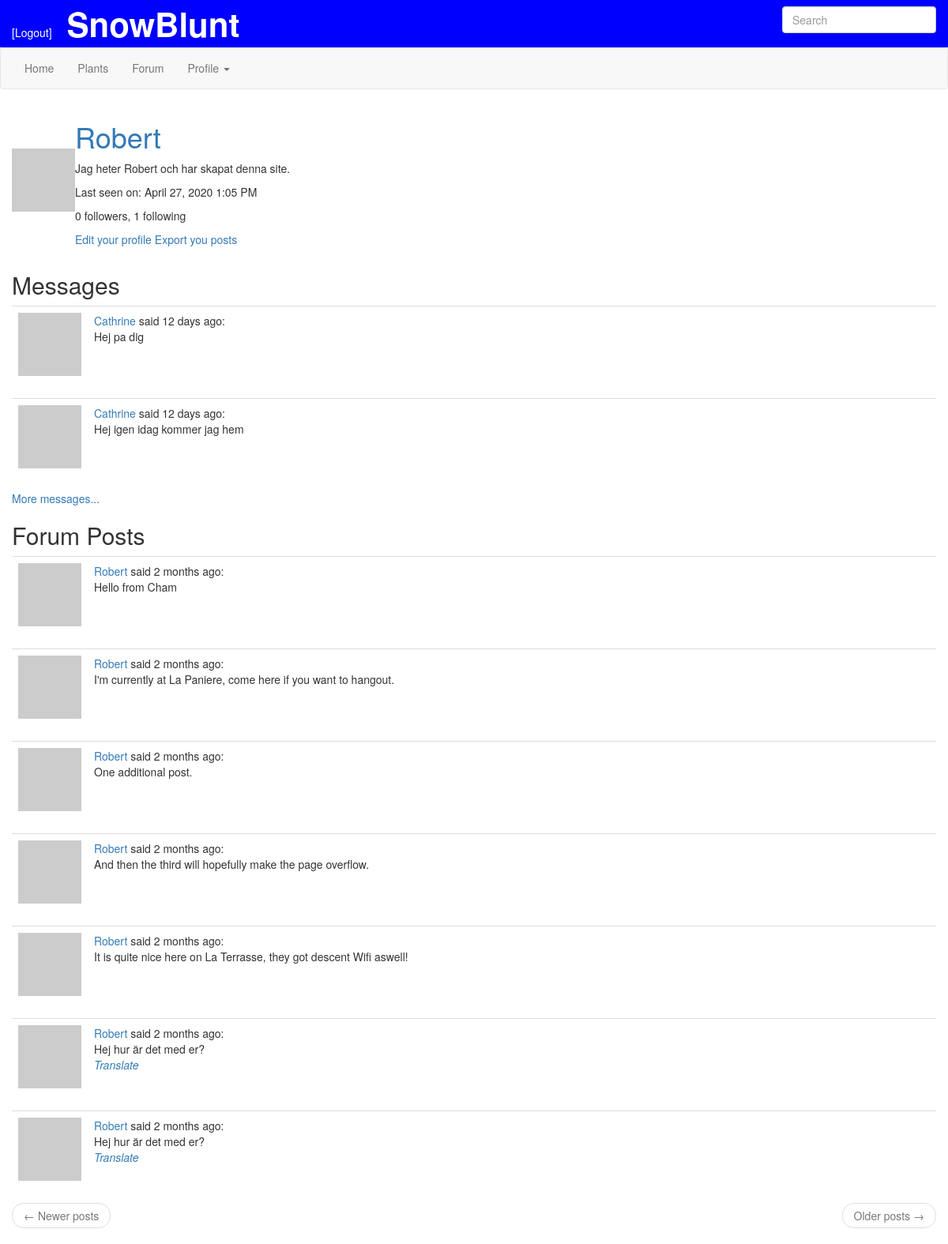
Page /user/Robert (signed in) on the earlier database version.
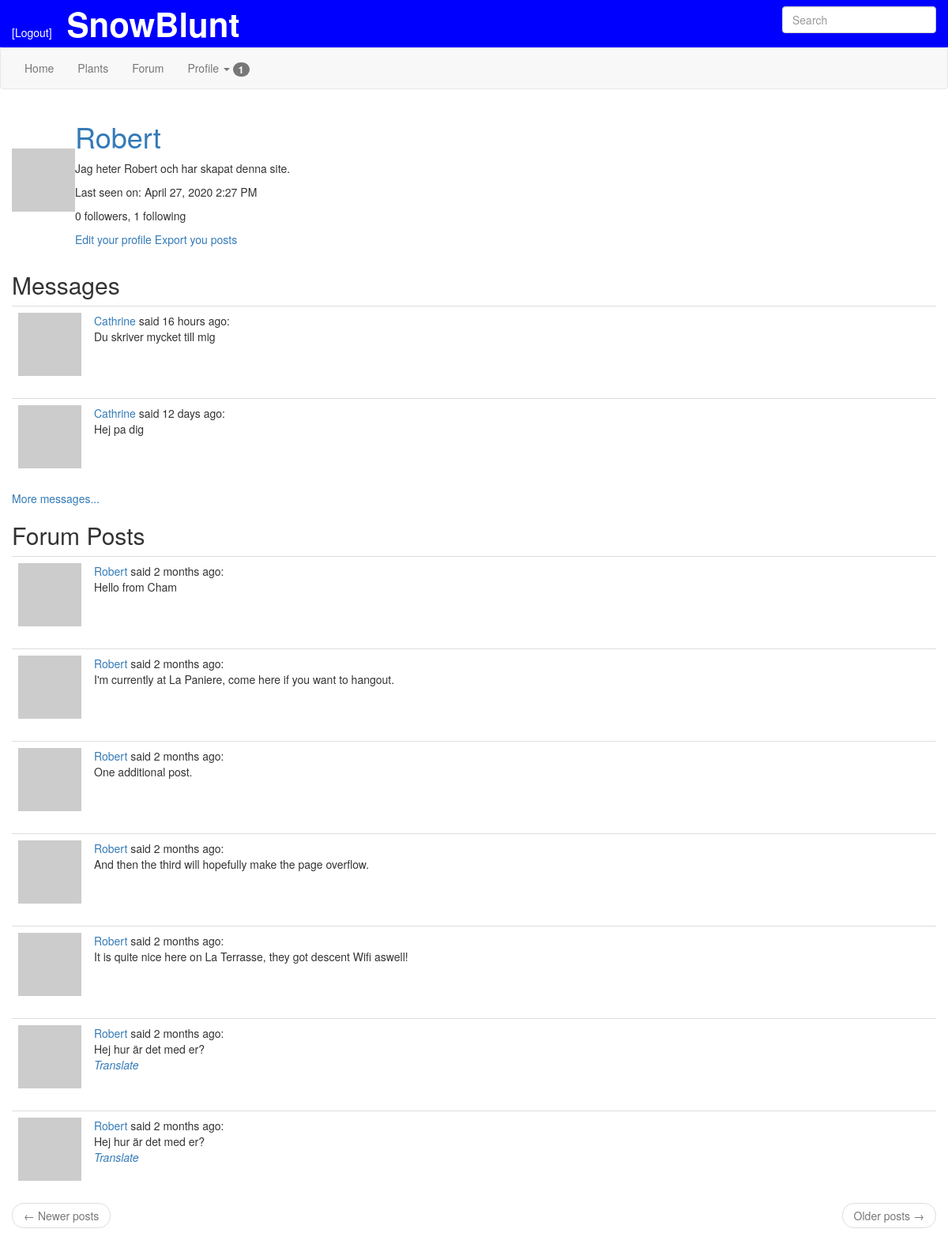
Same page on the later database version.
### app/models.py (models this page shows, shortened)
class PaginatedAPIMixin(object):
    @staticmethod
    def to_collection_dict(query, page, per_page, endpoint, **kwargs):
        resources = query.paginate(page, per_page, False)
        data = {
            'items': [item.to_dict() for item in resources.items],
            '_meta': {
                'page': page,
                'per_page': per_page,
                'total_page': resources.pages,
                'total_items': resources.total
            },
            '_links': {
                'self': url_for(endpoint, page=page, per_page=per_page,
                                **kwargs),
                'next': url_for(endpoint, page=page + 1, per_page=per_page,
                                **kwargs) if resources.has_next else None,
                'prev': url_for(endpoint, page=page - 1, per_page=per_page,
                                **kwargs) if resources.has_prev else None
            }
        }
        return data

class User(PaginatedAPIMixin, UserMixin, db.Model):
    id = db.Column(db.Integer, primary_key=True)
    username = db.Column(db.String(64), index=True, unique=True)
    email = db.Column(db.String(120), index=True, unique=True)
    password_hash = db.Column(db.String(128))
    posts = db.relationship('Post', backref='author', lazy='dynamic')
    about_me = db.Column(db.String(140))
    last_seen = db.Column(db.DateTime, default=datetime.utcnow)
    followed = db.relationship(
        'User', secondary=followers,
        primaryjoin=(followers.c.follower_id == id),
        secondaryjoin=(followers.c.followed_id == id),
        backref=db.backref('followers', lazy='dynamic'), lazy='dynamic')
    notifications = db.relationship('Notification', backref='user',
                                    lazy='dynamic')
    tasks = db.relationship('Task', backref='user', lazy='dynamic')
    messages_sent = db.relationship('Message',
                                    foreign_keys='Message.sender_id',
                                    backref='author', lazy='dynamic')
    messages_received = db.relationship('Message',
                                        foreign_keys='Message.recipient_id',
                                        backref='recipient', lazy='dynamic')
    last_message_read_time = db.Column(db.DateTime)
    token = db.Column(db.String(32), index=True, unique=True)
    token_expiration = db.Column(db.DateTime)
    def avatar(self, size):
        digest = md5(self.email.lower().encode('utf-8')).hexdigest()
        return 'https://www.gravatar.com/avatar/{}?d=identicon&s={}'.format(digest, size)
    def new_message(self):
        last_read_time = self.last_message_read_time or datetime(1900, 1, 1)
        return Message.query.filter_by(recipient=self).filter(
            Message.timestamp > last_read_time).count()
    def get_tasks_in_progress(self):
        return Task.query.filter_by(user=self, complete=False).all()
    def get_task_in_progress(self, name):
        return Task.query.filter_by(name=name, user=self,
                                    complete=False).first()

class Message(db.Model):
    id = db.Column(db.Integer, primary_key=True)
    sender_id = db.Column(db.Integer, db.ForeignKey('user.id'))
    recipient_id = db.Column(db.Integer, db.ForeignKey('user.id'))
    body = db.Column(db.String(140))
    timestamp = db.Column(db.DateTime, index=True, default=datetime.utcnow)

class SearchableMixin(object):
    @classmethod
    def before_commit(cls, session):
        session._changes = {
            'add': list(session.new),
            'update': list(session.dirty),
            'delete': list(session.deleted)
        }
    @classmethod
    def after_commit(cls, session):
        for obj in session._changes['add']:
            if isinstance(obj, SearchableMixin):
                add_to_index(obj.__tablename__, obj)
        for obj in session._changes['update']:
            if isinstance(obj, SearchableMixin):
                add_to_index(obj.__tablename__, obj)
        for obj in session._changes['delete']:
            if isinstance(obj, SearchableMixin):
                remove_from_index(obj.__tablename__, obj)
        session._changes = None

class Post(SearchableMixin, db.Model):
    __searchable__ = ['body']
    id = db.Column(db.Integer, primary_key=True)
    body = db.Column(db.String(140))
    timestamp = db.Column(db.DateTime, index=True, default=datetime.utcnow)
    user_id = db.Column(db.Integer, db.ForeignKey('user.id'))
    language = db.Column(db.String(5))

### app/main/routes.py (the view, shortened to what this page needs)
@bp.route('/user/<username>', methods=['GET', 'POST'])
@login_required
def user(username):
    user = User.query.filter_by(username=username).first_or_404()
    page = request.args.get('page', 1, type=int)
    if user == current_user:
        form = EditProfileForm(current_user.username)
        if form.validate_on_submit():
            current_user.username = form.username.data
            current_user.about_me = form.about_me.data
            db.session.commit()
            flash(_('Your changes have been saved.'))
            return redirect(url_for('main.user', username=username))
        elif request.method == 'GET':
            form.username.data = current_user.username
            form.about_me.data = current_user.about_me
    messages = current_user.messages_received \
        .order_by(Message.timestamp.desc()) \
        .limit(2)
    posts = current_user.posts.paginate(page,
                                        current_app.config['POSTS_PER_PAGE'],
                                        False)
    next_url = url_for('main.user', username=user.username, page=posts.next_num) \
        if posts.has_next else None
    prev_url = url_for('main.user', username=user.username, page=posts.prev_num) \
        if posts.has_prev else None
    return render_template('user.html', form=form, user=user, messages=messages, posts=posts.items,
                           next_url=next_url, prev_url=prev_url)

### app/main/forms.py (shortened to what this page needs)
class SearchForm(FlaskForm):
    q = StringField(_l('Search'), validators=[DataRequired()])
    def __init__(self, *args, **kwargs):
        if 'formdata' not in kwargs:
            kwargs['formdata'] = request.args
        if 'csrf_enabled' not in kwargs:
            kwargs['csrf_enabled'] = False
        super(SearchForm, self).__init__(*args, **kwargs)

class EditProfileForm(FlaskForm):
    username = StringField('Username', validators=[DataRequired()])
    about_me = TextAreaField('About me', validators=[Length(min=0, max=140)])
    submit = SubmitField('submit')
    def __init__(self, original_username, *args, **kwargs):
        super(EditProfileForm, self).__init__(*args, **kwargs)
        self.original_username = original_username

### app/main/routes.py (called while the page is built)
@bp.before_request
def before_request():
    if current_user.is_authenticated:
        current_user.last_seen = datetime.utcnow()
        db.session.commit()
        g.search_form = SearchForm()
    g.locale = str(get_locale())

### app/models.py (called while the page is built)
@login.user_loader
def load_user(id):
    return User.query.get(int(id))

### app/templates/user.html
{% extends "user_temp.html" %}
{% block user_content %}
    {% if user == current_user %}
    {% if messages %}
      <h2>{{ _('Messages') }}</h2>
      {% for post in messages %}
        {% include '_post.html' %}
      {% endfor %}
      <a href="{{ url_for('main.messages') }}">More messages...</a>
    {% endif %}
    {% endif %}
    <h2>{{ _('Forum Posts') }}</h2>
    {% if posts %}
      {% for post in posts %}
          {% include '_post.html' %}
      {% endfor %}
      <nav aria-label="...">
        <ul class="pager">
          <li class="previous{% if not prev_url %} disabled{% endif %}">
            <a href="{{ prev_url or '#'}}">
              <span aria-hidden="true">&larr;</span> Newer posts
            </a>
          </li>
          <li class="next{% if not next_url %} disabled{% endif %}">
            <a href="{{ next_url or '#'}}">
              Older posts <span aria-hidden="true">&rarr;</span>
            </a>
          </li>
        </ul>
      </nav>
    {% else %}
      <p> When you post something in the forum you will see it here. </p>
    {% endif %}
{% endblock %}

### app/templates/user_temp.html (shortened to what this page needs)
{% extends "template.html" %}
{% import 'bootstrap/wtf.html' as wtf %}
{% block app_content %}
  <div class="row">
    <div class="col-sm-6">
      <table>
        <tr>
          <td><img src="{{ user.avatar(128) }}"></td>
          <td>
            <h1><a href="{{ url_for('main.user', username=user.username) }}">
              {{ user.username }}
            </a></h1>
            {% if user.about_me %}<p>{{ user.about_me }}</p>{% endif %}
            {% if user.last_seen %}
              <p>Last seen on: {{ moment(user.last_seen).format('LLL') }}</p>
            {% endif %}
            <p>{{ user.followers.count() }} followers, {{ user.followed.count() }} following </p>
            <p>
            {% if user == current_user %}
                <a data-toggle="collapse" href="#edit_profile">Edit your profile</a>
              {% if not current_user.get_task_in_progress('export_posts') %}
                  <a href="{{ url_for('main.export_posts') }}">
                    {{ _('Export you posts') }}
                  </a>
              {% endif %}
            {% elif not current_user.is_following(user) %}
                <a href="{{ url_for('main.follow', username=user.username) }}">Follow</a>
            {% else %}
                <a href="{{ url_for('main.unfollow', username=user.username) }}">Unfollow</a>
            {% endif %}
            </p>
          </td>
        </tr>
      </table>
    </div>
    {% if form %}
    <div class="col-sm-4">
    </div>
    </div>
    <div class="row">
      <div class="col-sm-6">
      </div>
    {% endif %}
  </div>
  {% block user_content %}
  {% endblock %}
{% endblock %}

### app/templates/_post.html
<table class="table table-hover">
    <tr valign="top">
        <td width="70px">
          <a href="{{ url_for('main.user', username=post.author.username)}}">
          <img src="{{ post.author.avatar(36) }}">
        </td>
        <td>
            <span class="user_popup">
              <a href="{{ url_for('main.user', username=post.author.username)}}">
                {{ post.author.username }}
              </a>
            </span>
          said {{ moment(post.timestamp).fromNow() }}: <br>
          <span id="post{{ post.id }}">{{ post.body }}</span> <br>
          {% if post.language and post.langage != g.locale %}
          <span style='font-style: italic' id="translation{{ post.id }}">
            <a href="javascript:translate(
                      '#post{{ post.id }}',
                      '#translation{{ post.id }}',
                      '{{ post.language }}',
                      '{{ g.locale }}');">{{ _('Translate') }}</a>
          </span>
          {% endif %}
        </td>
    </tr>
</table>

Differences in the rows shown:
no longer on this page (row unchanged): Message: author.username "Cathrine", timestamp "12 days ago", body "Hej igen idag kommer jag hem"
changed User "Robert": last_seen "April 27, 2020 1:05 PM" → "April 27, 2020 2:27 PM"
added Message: author.username "Cathrine", timestamp "16 hours ago", body "Du skriver mycket till mig"
Other differences:
{{ new_messages }}: (not shown) → "1"
